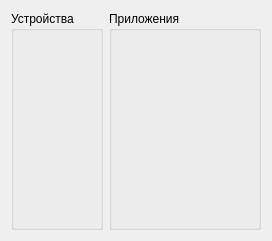
<?xml version="1.0" encoding="UTF-8"?>
<ui version="4.0">
 <class>ShMixer</class>
 <widget class="QWidget" name="ShMixer">
  <property name="geometry">
   <rect>
    <x>0</x>
    <y>0</y>
    <width>272</width>
    <height>241</height>
   </rect>
  </property>
  <property name="sizePolicy">
   <sizepolicy hsizetype="Minimum" vsizetype="Minimum">
    <horstretch>0</horstretch>
    <verstretch>0</verstretch>
   </sizepolicy>
  </property>
  <property name="windowTitle">
   <string>ShMixer</string>
  </property>
  <layout class="QHBoxLayout" name="horizontalLayout_2">
   <property name="sizeConstraint">
    <enum>QLayout::SetMinimumSize</enum>
   </property>
   <item>
    <widget class="QGroupBox" name="groupBox_2">
     <property name="title">
      <string>Устройства</string>
     </property>
     <layout class="QVBoxLayout" name="verticalLayout_2">
      <item>
       <layout class="QHBoxLayout" name="horizontalLayoutDevice">
        <property name="sizeConstraint">
         <enum>QLayout::SetMinimumSize</enum>
        </property>
       </layout>
      </item>
     </layout>
    </widget>
   </item>
   <item>
    <widget class="QGroupBox" name="groupBox">
     <property name="sizePolicy">
      <sizepolicy hsizetype="MinimumExpanding" vsizetype="Preferred">
       <horstretch>0</horstretch>
       <verstretch>0</verstretch>
      </sizepolicy>
     </property>
     <property name="title">
      <string>Приложения</string>
     </property>
     <layout class="QVBoxLayout" name="verticalLayout">
      <item>
       <layout class="QHBoxLayout" name="horizontalLayout">
        <property name="sizeConstraint">
         <enum>QLayout::SetMinimumSize</enum>
        </property>
       </layout>
      </item>
     </layout>
    </widget>
   </item>
  </layout>
 </widget>
 <resources/>
 <connections/>
</ui>
